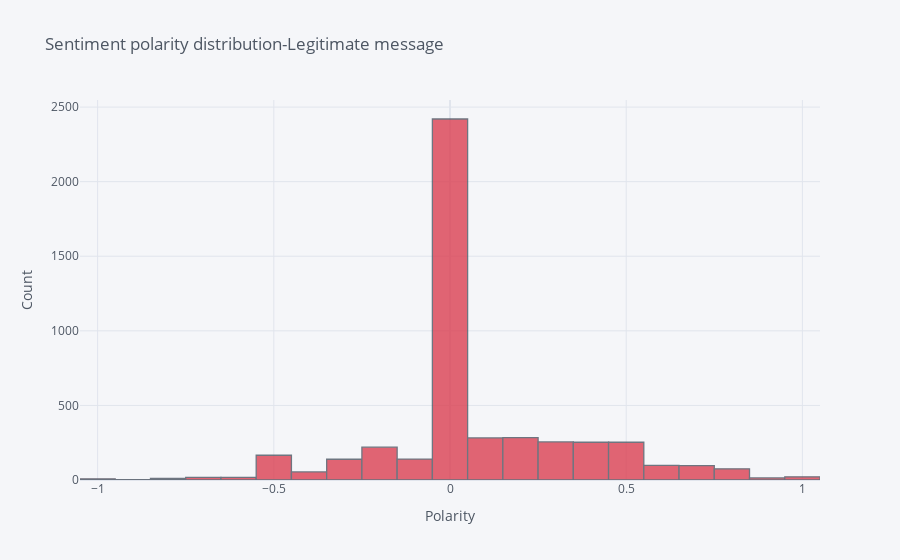

Notebook source saved alongside this figure:
### Code cell
ham_polarity:pd.core.frame.DataFrame = data[data['IsSpam'] == 0][['IsSpam', 'Polaritate']]
ham_polarity['Polaritate'].iplot( kind = 'hist', colors = 'red', bins = 30, 
                         xTitle = 'Polarity', yTitle = 'Count',
                         title = 'Sentiment polarity distribution-Legitimate message')

### Figure 1 — Plotly figure (JSON) as saved in the notebook; plotly's stock layout.template omitted (floating-point values rounded to 4 significant figures; data arrays with more than 128 entries replaced by an {"elided": "..."} marker saying what was removed)
{"data": [{"histfunc": "count", "histnorm": "", "marker": {"color": "rgba(219, 64, 82, 1.0)", "line": {"color": "#4D5663", "width": 1.3}}, "name": "Polaritate", "nbinsx": 30, "opacity": 0.8, "orientation": "v", "type": "histogram", "x": {"elided": "4825 float values"}}], "layout": {"barmode": "overlay", "legend": {"bgcolor": "#F5F6F9", "font": {"color": "#4D5663"}}, "paper_bgcolor": "#F5F6F9", "plot_bgcolor": "#F5F6F9", "title": {"font": {"color": "#4D5663"}, "text": "Sentiment polarity distribution-Legitimate message"}, "xaxis": {"gridcolor": "#E1E5ED", "showgrid": true, "tickfont": {"color": "#4D5663"}, "title": {"font": {"color": "#4D5663"}, "text": "Polarity"}, "zerolinecolor": "#E1E5ED"}, "yaxis": {"gridcolor": "#E1E5ED", "showgrid": true, "tickfont": {"color": "#4D5663"}, "title": {"font": {"color": "#4D5663"}, "text": "Count"}, "zerolinecolor": "#E1E5ED"}}}
